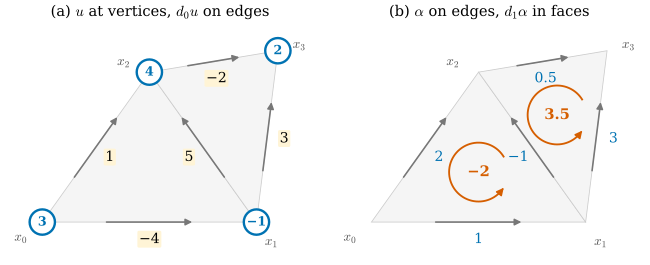

Write Python code to recreate this figure.
"""Figure 36.4.1: the discrete exterior derivative by hand on two triangles (Section 36.4, Example 36.4.2).

Mesh lib/ch36.kite: x_0 = (0, 0), x_1 = (2, 0), x_2 = (1, 1.4), x_3 = (2.2, 1.6), faces f = (0, 1, 2), g = (1, 3, 2)
(counterclockwise), edges 01, 02, 12, 13, 23 oriented i -> j (i < j).
(a) the 0-form u = (3, -1, 4, 2) at the vertices and d0 u on the edges: each edge value is (value at the head) -
    (value at the tail).
(b) the 1-form alpha = (1, 2, -1, 3, 0.5) on the edges and d1 alpha in the faces: the circulation around each face in
    its own (counterclockwise) order, an edge value counting with sign -1 when its arrow runs against the face.
Self-check: d0 u = (-4, 1, 5, 3, -2), d1 alpha = (-2, 3.5), d1 d0 u = 0, and the matrices equal dgdec.d0, d1.

Run from the project root:
``PYTHONPATH=tools python3 chapters/36-discrete-exterior-calculus/figures/fig-36-4-1-discrete-d.py``
"""

import sys
from pathlib import Path

sys.path.insert(0, str(Path(__file__).resolve().parents[1] / "lib"))

import ch36  # noqa: E402
import dgdec as dd  # noqa: E402

import dgfig  # noqa: E402

dgfig.setup()

import matplotlib.pyplot as plt  # noqa: E402
import numpy as np  # noqa: E402
from matplotlib.patches import Arc, Polygon  # noqa: E402

V, F = ch36.kite()
E, index = dd.edge_list(F)
D0, D1 = dd.d0(F, 4), dd.d1(F)
u = np.array([3.0, -1.0, 4.0, 2.0])
alpha = np.array([1.0, 2.0, -1.0, 3.0, 0.5])
du, dal = D0 @ u, D1 @ alpha
assert du.tolist() == [-4, 1, 5, 3, -2] and dal.tolist() == [-2, 3.5] and not np.any(D1 @ du)
assert np.array_equal(D1, np.array([[1, -1, 1, 0, 0], [0, 0, -1, 1, -1]]))

C = dgfig.COLORS
BLUE, RED, GRAY = C["tangent"], C["normal"], "#777777"


def fmt(v):
    s = f"{v:g}"
    return s.replace("-", "−")


fig, (axa, axb) = plt.subplots(1, 2, figsize=(6.8, 3.3))
for ax in (axa, axb):
    ch36.draw_mesh2d(ax, V, F, face="#F5F5F5", edge="#CCCCCC", lw=0.6)
    for e, (i, j) in enumerate(E):
        ch36.edge_arrow(ax, V[i], V[j], GRAY, lw=1.2, head=10, frac=(0.3, 0.7))
    for v, off in zip(range(4), ([-0.2, -0.14], [0.14, -0.18], [-0.24, 0.1], [0.2, 0.06])):
        ax.text(*(V[v] + np.array(off)), rf"$x_{v}$", fontsize=10, color="#555555", ha="center", va="center")
for v in range(4):
    axa.plot(*V[v], "o", ms=19, color="white", mec=BLUE, mew=1.8, zorder=6)
    axa.text(*V[v], fmt(u[v]), fontsize=9.5, ha="center", va="center", color=BLUE, zorder=7, fontweight="bold")
for e, (i, j) in enumerate(E):
    off = -0.16 if (i, j) != (1, 2) else 0.16
    t = ch36.normal_offset(V[i], V[j], off)
    axa.text(*t, fmt(du[e]), fontsize=10.5, ha="center", va="center", color="black", zorder=7,
             bbox=dict(boxstyle="round,pad=0.12", fc="#FFF4D6", ec="none"))
axa.set_title(r"(a) $u$ at vertices, $d_0u$ on edges", fontsize=11)
for e, (i, j) in enumerate(E):
    off = -0.16 if (i, j) != (1, 2) else 0.16
    t = ch36.normal_offset(V[i], V[j], off)
    axb.text(*t, fmt(alpha[e]), fontsize=10.5, ha="center", va="center", color=BLUE, zorder=7)
for f, tri in enumerate(F):
    c = V[tri].mean(0)
    axb.add_patch(Arc(c, 0.55, 0.55, theta1=30, theta2=320, color=RED, lw=1.4, zorder=4))
    tip = c + 0.275 * np.array([np.cos(np.radians(320)), np.sin(np.radians(320))])
    axb.annotate("", xy=tip + np.array([0.04, 0.05]), xytext=tip, arrowprops=dict(arrowstyle="-|>", color=RED, lw=1.2))
    axb.text(*c, fmt(dal[f]), fontsize=11, ha="center", va="center", color=RED, zorder=7, fontweight="bold")
axb.set_title(r"(b) $\alpha$ on edges, $d_1\alpha$ in faces", fontsize=11)
for ax in (axa, axb):
    ax.set_xlim(-0.35, 2.55)
    ax.set_ylim(-0.35, 1.85)
    ax.set_aspect("equal")
    ax.set_axis_off()
fig.subplots_adjust(left=0.01, right=0.99, top=0.9, bottom=0.02, wspace=0.06)
dgfig.save(fig, __file__)
